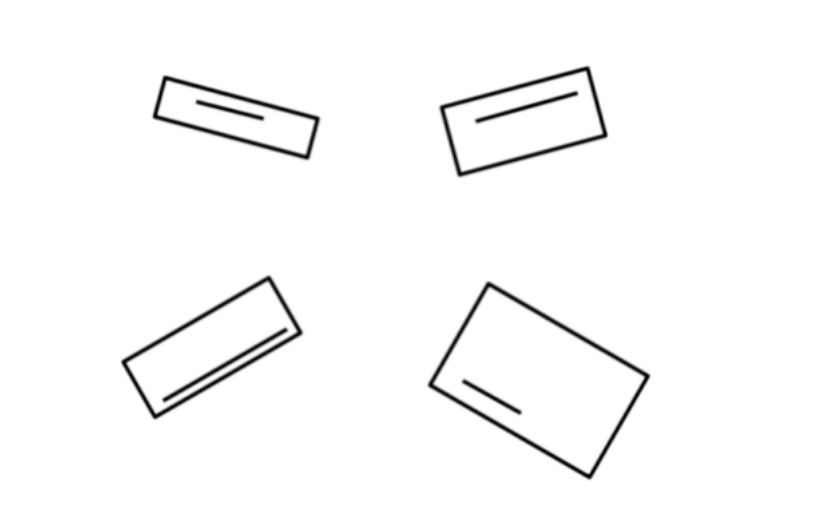
#> input picture Task 2/task-2.png, 815 x 521 px
$ python Rectangle_Numbering.py
#> lines starting #> are read from the running program, lines starting #| are printed output that depends on the picture; after the words box and inside, x2 and y2 are one past the last pixel; in counts of white or black regions, pixels touching at a corner belong together
# Importing the required libraries
import cv2
import numpy as np


# Reading the image with cv2 module and assigning it ito variable.Here, 0 indicates images should be loaded as gray scale.
img = cv2.imread("task-2.png", 0)
#> img is the input picture: shape (521, 815); min 1, max 255, mean 249.5

# Convert the gray scale image to BGR format
output_img = cv2.cvtColor(img, cv2.COLOR_GRAY2BGR)

# Inverse threshold to convert image in binary format
_, img = cv2.threshold(img, 127, 255, cv2.THRESH_BINARY)
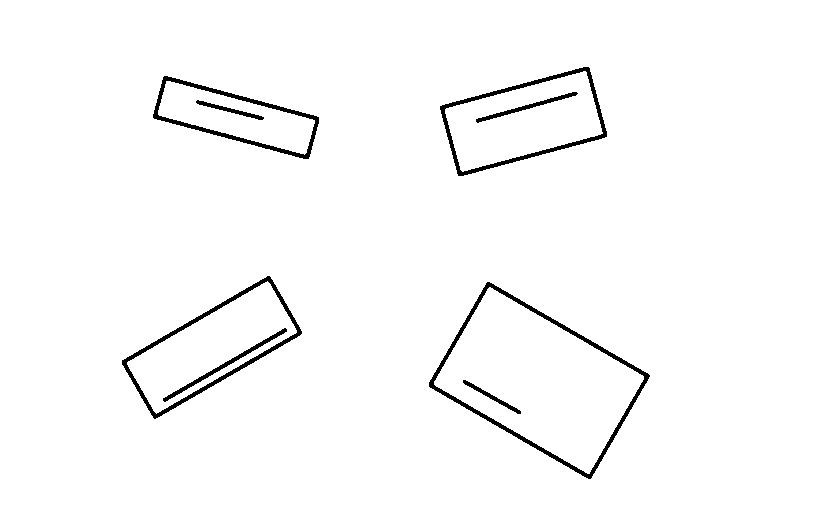
#> img: shape (521, 815); 97.9% white; 8 black regions

# Finding contours in binary images
contours, [hist] = cv2.findContours(img, cv2.RETR_TREE, cv2.CHAIN_APPROX_NONE)
#> contours = 13 contours; largest, box (x1, y1, x2, y2) and area: (0, 0, 815, 521) 423280, (428, 281, 651, 480) 23016, (434, 287, 644, 474) 20102, (121, 275, 303, 420) 11814, (439, 66, 608, 177) 11603; hist = 13 rows, first 6: [-1, -1, 1, -1], [4, -1, 2, 0], [-1, -1, 3, 1], [-1, -1, -1, 2], [7, 1, 5, 0], [-1, -1, 6, 4]

# A list to store information about the rectangles in the image.
rect_list = []


for rect, (nxt, prv, first_child, parent) in zip(contours, hist):

    if parent == 0:
        _, _, line_index, _ = hist[first_child]
        line = contours[line_index]
        _, (width, height), _ = cv2.minAreaRect(line)
        line_length = max(width, height)
        rectangle = cv2.minAreaRect(rect)
        box = cv2.boxPoints(rectangle)
        box = np.intp(box)
        box_center = rectangle[0]

        rect_list.append((line_length, box, box_center))
#> this loop made 13 passes
#> (nxt, prv, first_child, parent, width, height, line_length, rectangle) on passes 2, 5, 8, 11: (4, -1, 2, 0, 5.69, 67.6, 67.6, ((538.5, 380.1), (122.7, 190), -59.98)), (7, 1, 5, 0, 143.8, 5.8, 143.8, ((211.5, 347), (173.9, 69.33), -30.07)), (10, 4, 8, 0, 5.87, 71.06, 71.06, ((235.8, 117.2), (46.31, 163.8), -75)), (-1, 7, 11, 0, 106.7, 5.94, 106.7, ((523.2, 121), (156.8, 75.5), -15.02))
#> (nxt, prv, first_child, parent) on passes 1, 3, 4, 6, 7, 9: (-1, -1, 1, -1), (-1, -1, 3, 1), (-1, -1, -1, 2), (-1, -1, 6, 4), (-1, -1, -1, 5), (-1, -1, 9, 7)
#> after the loop, rect_list = 4 items

# Sorting the rectangles by line length
rect_list.sort()

# Assigning the numbers based on length
num_rectangles = len(rect_list)
#> num_rectangles = 4
for index, (_, box, (x, y)) in enumerate(rect_list):
    if index < num_rectangles * 0.25:
        number = 1
    elif index < num_rectangles * 0.5:
        number = 2
    elif index < num_rectangles * 0.75:
        number = 3
    else:
        number = 4


    cv2.drawContours(output_img, [box], 0, (0, 255, 127), 3)
    cv2.putText(output_img, str(number), (round(x), round(y)), cv2.FONT_HERSHEY_SIMPLEX, 2, (255, 0, 0), 4)
#> this loop made 4 passes
#> (box, x, y) on passes 1 to 4: ([[590, 480], [425, 385], [486, 279], [651, 374]], 538.5, 380.1), ([[308, 160], [150, 118], [162, 73], [320, 116]], 235.8, 117.2), ([[457, 177], [437, 104], [589, 64], [608, 137]], 523.2, 121), ([[153, 420], [118, 360], [269, 273], [304, 333]], 211.5, 347)
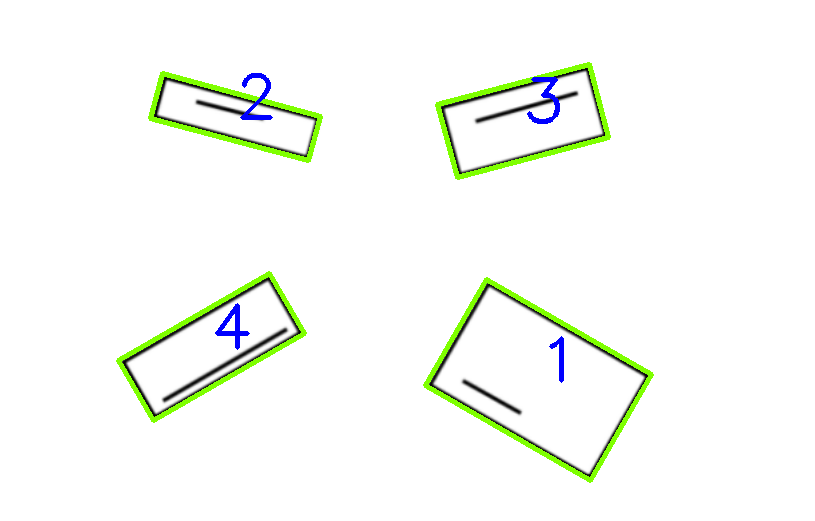
#> output_img: shape (521, 815, 3); 2.76% of pixels changed, all inside (x1, y1, x2, y2) = (116, 62, 654, 483)

# displaying the output image
cv2.imshow("Image", output_img)
cv2.waitKey(0)
cv2.destroyAllWindows()
